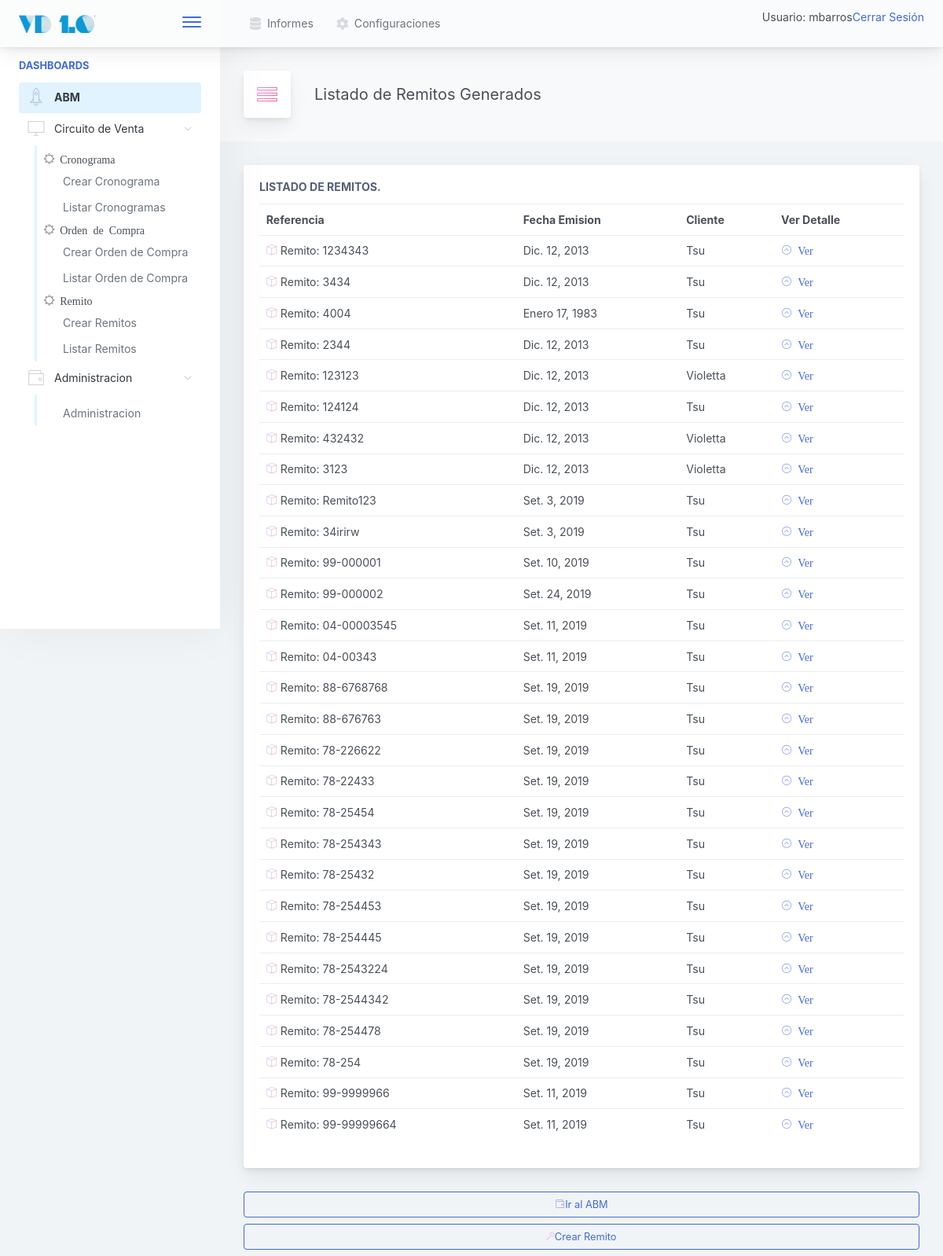
Before: /venta/remito/listar/ (signed in) with the older database file.
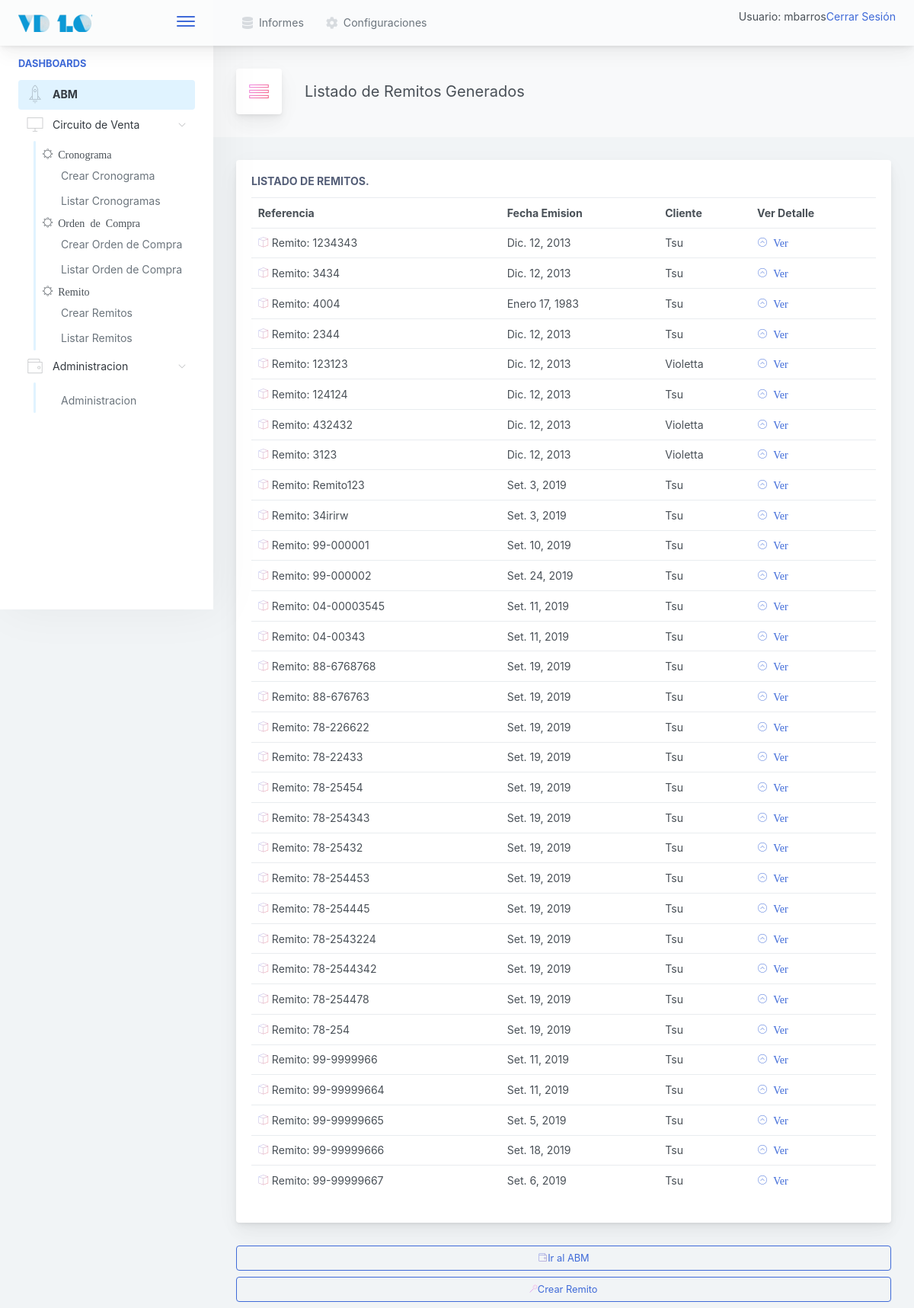
After: the same page with the newer database file.
### venta/models.py (models this page shows)
class Remito(models.Model):
	referencia_externa 		= models.CharField(max_length=50, unique=True)
	cliente 				= models.ForeignKey(Cliente, null=False, blank=False, on_delete=models.CASCADE)
	ordencompra 			= models.ForeignKey(OrdenCompra, null=False, blank=False, on_delete=models.CASCADE)
	fecha_emision			= models.DateField(null=True, blank=True)
	formato_de_impresion 	= models.ForeignKey(FormatodeImpresion, default=1, null=False, blank=False, on_delete=models.CASCADE)
	conformado				= models.BooleanField(default=False)
	anulado					= models.BooleanField(default=False)
	def __str__(self):
		return "Remito: " + self.referencia_externa

### gral/models.py (models this page shows)
class Cliente(models.Model):
    razon_social      = models.CharField(max_length=150, unique=True)
    nombre_corto      = models.CharField(max_length=25, unique=True)
    cuit              = models.CharField(max_length=15, unique=True)
    direccion_fiscal  = models.CharField(max_length=250)
    direccion_entrega = models.CharField(max_length=250)
    condicion_iva     = models.CharField(max_length=100, blank=False, default='Responsable Inscripto')
    observaciones     = models.TextField(blank=True)
    def __str__(self):
        return self.nombre_corto

### venta/views.py (the view)
# urls.py: path('remito/listar/', RemitoListView.as_view(), name='RemitoListar'),
class RemitoListView(LoginRequiredMixin, ListView):
	model = Remito

### inicio/templates/venta/remito_list.html
{% extends '../base.html' %}
{%  block cuerpo %}
<div class="app-page-title">
<div class="page-title-heading">
   <div class="page-title-icon">
                                        <i class="pe-7s-menu icon-gradient bg-ripe-malin">
                                        </i>
                                    </div>
<div>Listado de Remitos Generados</div>
                                    </div>
</div>
    {% if object_list %}
<div class="main-card mb-3 card">
	<div class="card-body">
	<h5 class="card-title">Listado de Remitos.</h5>
		<table class="table table-hover table-fixed">
		  <tr>
		    <th>Referencia</th>
		    <th>Fecha Emision</th>
		    <th>Cliente</th>
		    <th>Ver Detalle</th>
		  </tr>
		      {% for remito in object_list %}
		   <tr>
		      <td><i class="pe-7s-box2 icon-gradient bg-amy-crisp">
		        </i>
		        {{remito}}
		      </td>
		      <td>
		        {{remito.fecha_emision }}
		      </td>
		      <td>
		        {{remito.cliente}}
		      </td>
		      <td>
			      <a href="{% url 'venta:RemitoDetail' pk=remito.id %}">
			      	<i class="pe-7s-angle-up-circle">
			      			Ver
			      	</i>
			      </a>
		      </td>
		    </tr>
		      {% endfor %}
		    {% else %}
		      <p>No hay registros para mostrar.</p>
		    {% endif %}
		</table>
	</div>
</div>
<a href="{% url 'inicio:abm' %}">
<button class="mb-2 mr-2 btn-transition btn btn-outline-primary btn-block">
		<i class="pe-7s-wallet icon-gradient bg-plum-plate"></i>Ir al ABM
</button>
</a>
<a href="{% url 'venta:RemitoCrear' %}">
<button class="mb-2 mr-2 btn-transition btn btn-outline-primary btn-block">
		<i class="pe-7s-magic-wand icon-gradient bg-mixed-hopes"></i>Crear Remito
</button>
</a>
{% endblock %}

Changed rows visible on the page:
added Remito: referencia_externa "Remito: 99-99999665", fecha_emision "Set. 5, 2019", cliente "Tsu"
added Remito: referencia_externa "Remito: 99-99999666", fecha_emision "Set. 18, 2019", cliente "Tsu"
added Remito: referencia_externa "Remito: 99-99999667", fecha_emision "Set. 6, 2019", cliente "Tsu"
